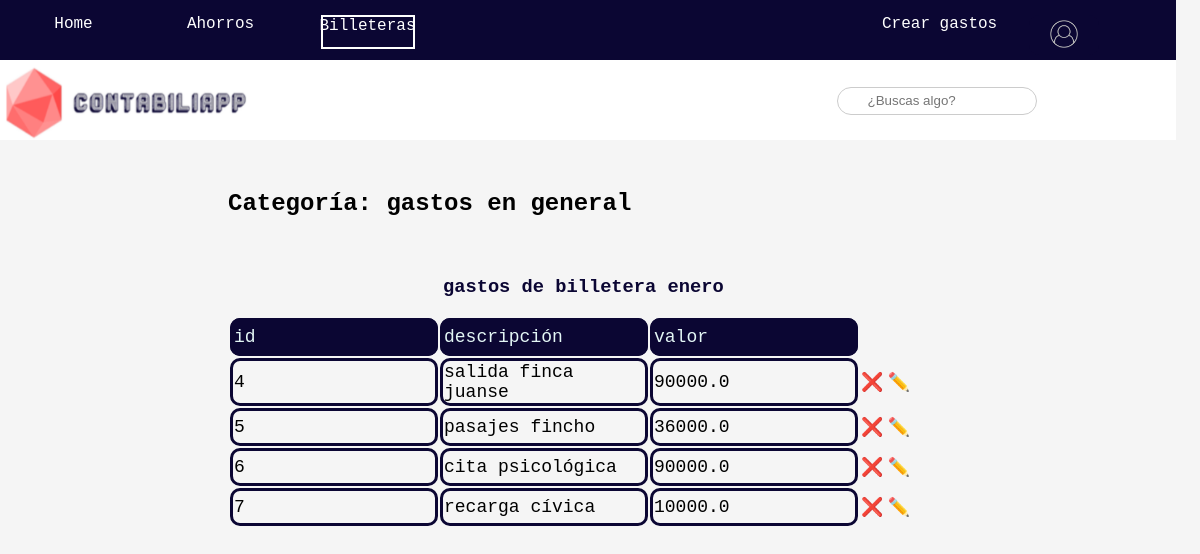
Page /billetera/5/gastos/8 (signed in) on the earlier database version.
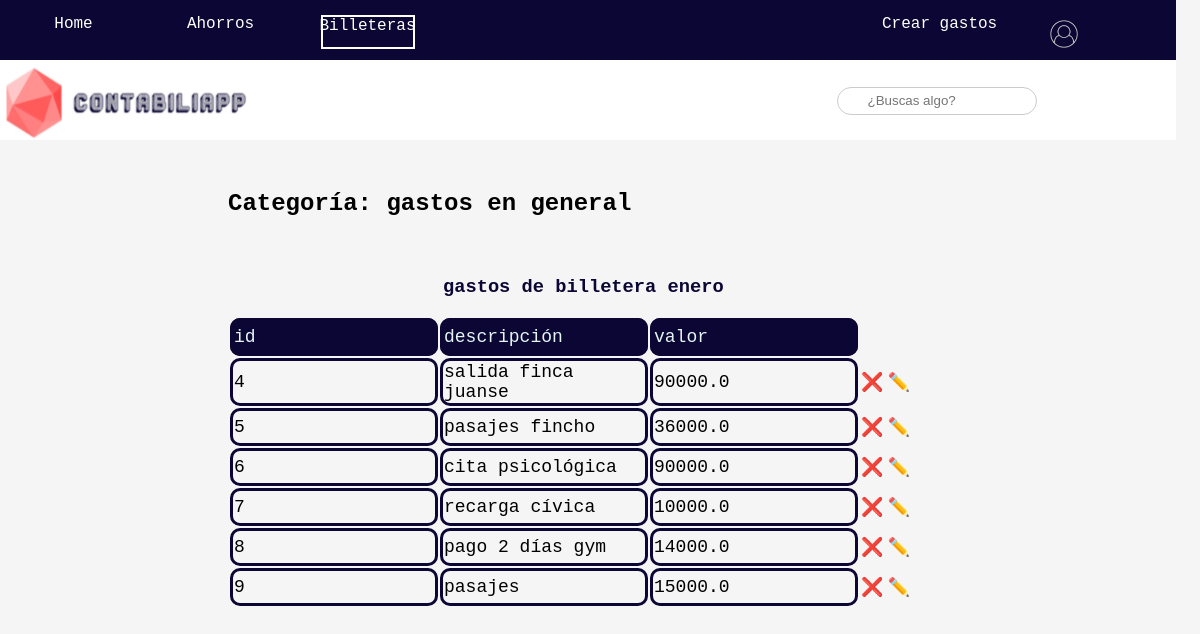
Same page on the later database version.
### billetera/models.py (models this page shows, shortened)
class Categoria(models.Model):
    billetera_id = models.ForeignKey(Billetera, on_delete = models.CASCADE)
    nombre_categoria = models.CharField(max_length=40)
    tipo_categoria = models.CharField(max_length=30)
    usuario_id = models.ForeignKey(User,on_delete=models.CASCADE,default=usuario.pk)

class Billetera(models.Model):
    nombre_billetera = models.CharField(max_length = 40)
    fecha_creacion = models.DateTimeField("date published")
    total_dinero = models.FloatField(default = 0)
    ahorro_id = models.ForeignKey(Ahorro, on_delete=models.CASCADE)
    usuario_id = models.ForeignKey(User, on_delete=models.CASCADE,default=usuario.pk)

class Gasto(models.Model):
    billetera_id = models.ForeignKey(Billetera, on_delete = models.CASCADE)
    categoria_id = models.ForeignKey(Categoria, on_delete=models.CASCADE)
    descripcion = models.CharField(max_length = 100)
    valor = models.FloatField(default = 0)
    usuario_id = models.ForeignKey(User,on_delete=models.CASCADE,default=usuario.pk)

### billetera/views.py (the view)
# urls.py: path("<int:ruta_billetera>/<str:categoria_type>/<int:categoria_id>",views.categoria_actual, name = "categoria_actual"),
@login_required(login_url='/home/login')
def categoria_actual(request,ruta_billetera,categoria_type,categoria_id):
    mi_billetera = Billetera.objects.get(pk = ruta_billetera)
    categoria = Categoria.objects.get(pk = categoria_id)
    tipo_categoria = categoria_type
    if categoria_type == 'ingresos':
        ingresos = Ingreso.objects.filter(categoria_id = categoria_id)
        ingresos = ingresos.filter(billetera_id=ruta_billetera)
        return render(request,"categoria_actual.html",
        {
            'billetera': mi_billetera,
            'categoria':categoria,
            'tipo_categoria':tipo_categoria,
            'ingresos_o_gastos':ingresos
            })
    elif categoria_type == 'gastos':
        gastos = Gasto.objects.filter(categoria_id = categoria_id)
        gastos = gastos.filter(billetera_id=ruta_billetera)
        return render(request,"categoria_actual.html",
        {
            'billetera': mi_billetera,
            'categoria':categoria,
            'tipo_categoria':tipo_categoria,
            'ingresos_o_gastos':gastos
            })

### billetera/templates/categoria_actual.html (shortened to what this page needs)
{% extends 'main/billetera_main.html' %}
{% load static %}
{% block link %}<link rel="stylesheet" href="{% static '/styles/main.css' %}">{% endblock link %}
{% block nav_items %}
    <li class="crear"><a href="/billetera/{{billetera.pk}}/{{tipo_categoria}}/{{categoria.pk}}/crear_ingreso_gasto">Crear {{categoria.tipo_categoria}}</a></li>
{% endblock nav_items %}
{% block content %}
<div class="contenido" >
    <h2>Categoría: {{categoria.nombre_categoria}}</h2>
    <div class="divisor">
    </div>
    <h3 class="subtitulo">{{categoria.tipo_categoria}} de {{billetera.nombre_billetera}}</h3>
    <table>
        <tr class="titulos_campos">
            <td>id</td>
            <td>descripción</td>
            <td>valor</td>
        </tr>
        {% for i in ingresos_o_gastos %}
        <tr>
            <td>{{i.pk}}</td>
            <td>{{i.descripcion}}</td>
            <td>{{i.valor}}</td>
            <td class="contenedor_eliminar_ingreso_gasto"><a class="eliminar_ingreso_gasto" href="/billetera/{{billetera.pk}}/{{categoria.tipo_categoria}}/{{categoria.pk}}/{{i.pk}}/eliminar_ingreso_gasto">❌</a></td>
            <td class="contenedor_modificar_ingreso_gasto"><a class="modificar_ingreso_gasto" href="/billetera/{{billetera.pk}}/{{categoria.tipo_categoria}}/{{categoria.pk}}/{{i.pk}}/modificar_ingreso_gasto">✏️</a></td>
        </tr>
        {% endfor %}
    </table>
</div>
{% endblock content %}

### billetera/templates/main/billetera_main.html (shortened to what this page needs)
{% load static %}
<!DOCTYPE html>
<html lang="en">
<head>
    <link rel="stylesheet" href="{% static 'styles/home_navbar_styles.css' %}">
    {% block link %} {% endblock %}
</head>
<body>
    <nav class="navbar">
        <ul class="nav_container">
            <li class="li1"><a href="/home">Home</a></li>
            <li class="li2"><a href="/ahorros">Ahorros</a></li>
            <li class="li3"><a class="link_pagina_actual"href="/billetera">Billeteras</a></li>
            {% block nav_items %}
            {% endblock %}
            <div class="dropdown">
                <button class="contenedor_user_image"><img class="user_image" src="{% static 'user_image.png' %}" alt="user_image"></button>
            </div>
        </ul>
    </nav>
    <nav id="second_navbar_container">
        <img class="logo_contabiliapp" src="{% static 'logo_contabiliapp.png' %}" alt="imagen contabiliapp">
        <input type="search" placeholder="¿Buscas algo?" id="Buscador" />
    </nav>
    {% block content %}
    {% endblock %}
</body>
</html>

### home/static/styles/home_navbar_styles.css (style rules this page uses)
:root { --color1:#0b0633; --color2: #e3f6f5; --color3: #ff4949; --color4:#ffffff; --color5:black; --color6: white; --color7: #A72AAB; }
.nav_container { background-color:var(--color1); color:var(--color5); display: grid; width:98vw; height:60px; grid-template-columns: 1fr 1fr 1fr 1fr 1fr 1fr 1fr 1fr; grid-template-rows: 25% 50% 25%; margin:0; padding: 0; }
.navbar li { list-style: none; }
.navbar a { text-decoration:none; color:var(--color6); font-size:large; }
.li1 { grid-column:1/2; grid-row: 2/3; justify-self: center; font-family: monospace; }
.li2 { grid-column:2/3; grid-row: 2/3; justify-self: center; font-family: monospace; }
.li3 { grid-column:3/4; grid-row: 2/3; justify-self: center; font-family: monospace; }
.dropdown { grid-row:2/3; grid-column:8/9; display: inline-block; position: relative; }
.user_image { width:30px; height:30px; }
#second_navbar_container { background-color:var(--color4); display: grid; width:98vw; height:80px; grid-template-columns: 1fr 1fr 1fr 1fr 1fr 1fr 1fr 1fr; grid-template-rows: 1fr 1fr 1fr; margin:0; padding: 0; }
.logo_contabiliapp { width:250px; height:80px; grid-column:1/4; grid-row:1/4; }
#Buscador { background: url(https://cdn0.iconfinder.com/data/icons/slim-square-icons-basics/100/basics-19-32.png) no-repeat 0px 5px; background-size: 23px; background-position: 0%; width: 200px; border: solid 1px #ccc; padding: 10px 10px 10px 30px; outline: none; grid-column:7/8; grid-row:2/3; }

### billetera/static/styles/main.css (style rules this page uses)
:root { --color1:#0b0633; --color2: #e3f6f5; --color3: #ff4949; --color4:#ffffff; --color5:black; --color6: white; --color7: #A72AAB; --color8:whitesmoke; }
body { background-color:var(--color8); width:95vw; padding:0; margin:0; }
.contenido { margin-top:50px; font-family:'Courier New', Courier, monospace; margin-left:20%; }
.divisor { height:20px; }
.subtitulo { margin-left:215px; color:var(--color1) }
td { width:200px; height:30px; border-color: var(--color1); border-radius: 10px; border-style: solid; }
table { font-size: large; }
.titulos_campos { color:var(--color2); background-color: var(--color1); }
.crear { grid-column:7/8; grid-row: 2/3; font-family:monospace; font-size:x-small; }
button { color:var(--color2); background-color:var(--color1); border-style:none; border-width: 1px; height: 40px; width: 70px; border-radius:10px; }
input { width:200px; height:28px; border-radius:100px; border-style: solid; border-color:var(--color1); }
.link_pagina_actual { display:flex; justify-content: center; height:30px; width:90px; border-style:solid; border-color:var(--color4); border-width: 2px; background-color:var(--color); }
.contenedor_eliminar_ingreso_gasto { border-style:none; width:20px; }
.contenedor_modificar_ingreso_gasto { border-style:none; }
.eliminar_ingreso_gasto { text-decoration:none; }
.modificar_ingreso_gasto { text-decoration:none; }
.dropdown { grid-row:2/3; grid-column:8/9; display: inline-block; position: relative; }
.user_image { width:30px; height:30px; }
.logo_contabiliapp { width:250px; height:80px; }

Differences in the rows shown:
added Gasto: pk "8", descripcion "pago 2 días gym", valor "14000.0"
added Gasto: pk "9", descripcion "pasajes", valor "15000.0"
